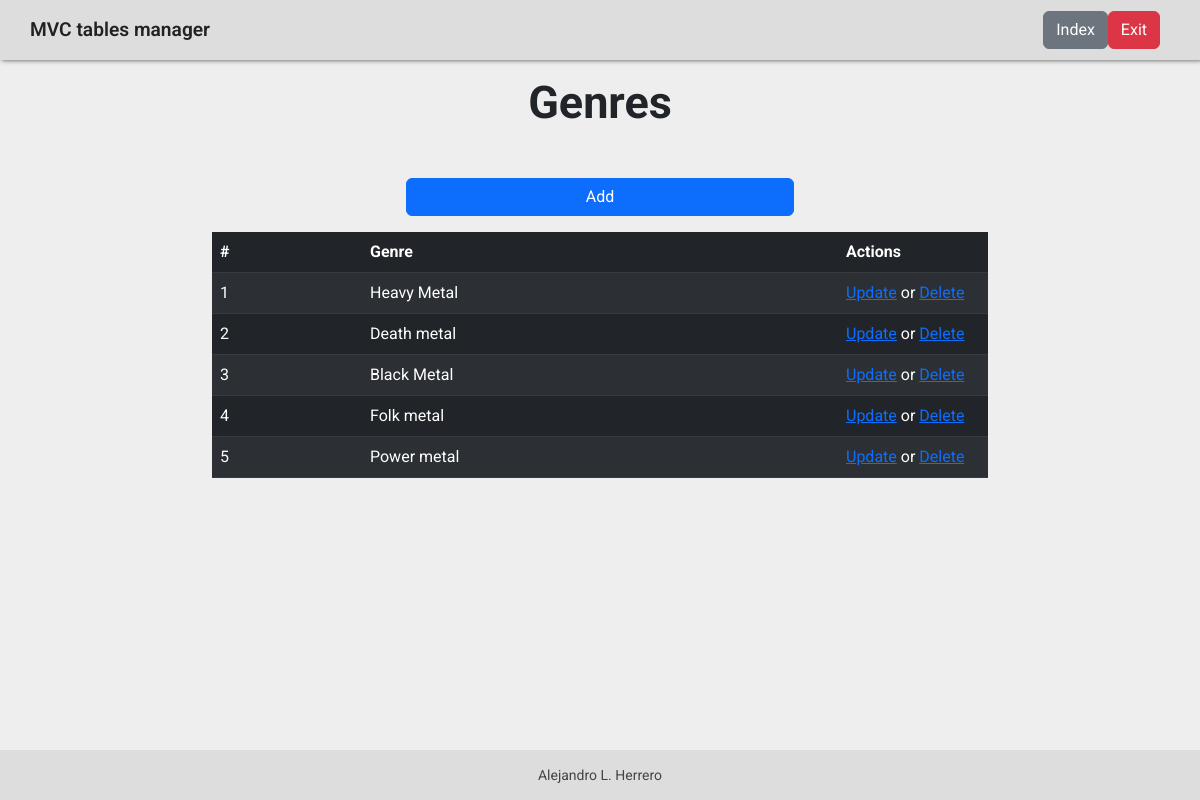
The page /?C=Genres (signed in) on the database its author committed.
### tables this page shows
CREATE TABLE `genres` (
  `genre_id` int(11) NOT NULL,
  `genre` varchar(25) DEFAULT NULL
);

### controllers/Genres.php (called while the page is built, shortened)
<?php
    class GenresController {
        public function index() {
            require_once MODELS . 'GenresModel.php';
            $genres = new GenresModel();
            $data["title"] = "Genres";
            $data["genres"] = $genres -> getGenres();
            require_once VIEWS . 'genres/genres.php';
        }
    }

### index.php (called while the page is built, shortened)
<?php
   require_once "config/db.php";
   $router = new Router();
?>

### config/Db.php (called while the page is built)
<?php
    class Connect {
        public static function conection() {
            $host       = 'localhost';
            $database   = 'mysql';
            $port       = 3306;
            $user       = 'root';
            $password   = '';
            try {
                $dbh = new PDO ($database . ":host=" . $host . ';port=' . $port, $user, $password);
                $dbh -> query("USE bands");
                $dbh -> setAttribute(PDO::ATTR_ERRMODE, PDO::ERRMODE_EXCEPTION);
                return $dbh;
            } catch (PDOException $e) {
                $errorMsg = "There was a problem accessing the database";
                require_once VIEWS . "error/error.php";
            }
        }
    }

### models/GenresModel.php (called while the page is built, shortened)
<?php
    require_once 'config/db.php';
    class GenresModel {
        private $db;
        private $genres;
        public function __construct () {
            $this -> db = Connect::conection();
        }
        public function getGenres() {
            $sql = "SELECT * FROM genres";
            try {
                $res = $this -> db -> query($sql);
                while ($row = $res -> fetch()){
                    $this -> genres[] = $row;
                }
                return $this -> genres;
            } catch (PDOException $e) {
                $errorMsg = "There was a problem accessing the database";
                $e -> getMessage();
                require_once VIEWS . "error/error.php";
            }
        }
    }

### views/genres/genres.php (the view, shortened to what this page needs)
<!DOCTYPE html>
<html lang="en">
<head>
    <link href="https://cdn.jsdelivr.net/npm/bootstrap@5.2.2/dist/css/bootstrap.min.css" rel="stylesheet">
    <link rel="stylesheet" href="assets/css/style.css">
</head>
<body>
    <main>
        <div class="container-fluid text-center mt-3">
            <h2 class="main-title"><?php echo $data['title']?></h2>
        </div>
        <div class="container text-center mt-5">
            <a class="col-6 align-self-center btn btn-primary" href="?C=Genres&action=add">Add</a>
        </div>
        <div class="container-fluid">
            <table class="mt-3 table table-dark table-striped">
                <thead>
                    <tr>
                        <th style="width: 150px;">#</th>
                        <th>Genre</th>
                        <th style="width: 150px;">Actions</th>
                    </tr>
                </thead>
                <tbody id = "tBody">
                    <?php
                        foreach ($data['genres'] as $d) {
                            echo "<tr>";
                            echo "<td>" . $d['genre_id'] . "</td>";
                            echo "<td>" . $d['genre'] . "</td>";
                            echo "<td><a href='?C=Genres&action=read&id=" . $d['genre_id'] . "'>Update</a> or <a href='?C=Genres&action=delete&id=" . $d['genre_id'] . "'>Delete</a></td>";
                            echo "</tr>";
                        }
                    ?>
                </tbody>
            </table>
        </div>
    </main>
</body>
</html>

### assets/css/style.css (style rules this page uses)
* { margin: 0; padding: 0; box-sizing: border-box; }
html, body { width: 100%; height: 100%; }
body { font-family: 'Roboto', sans-serif; display: grid; grid-template: 60px 1fr 50px / 1fr 4fr 1fr; background-color: #eee; }
main { grid-column: 2; grid-row: 2; }
.main-title { font-size: 45px; font-weight: bolder; }

### rows shown on the page
genres: genre_id "1", genre "Heavy Metal"
genres: genre_id "2", genre "Death metal"
genres: genre_id "3", genre "Black Metal"
genres: genre_id "4", genre "Folk metal"
genres: genre_id "5", genre "Power metal"

### other values the page prints
$data['title'] "Genres"
